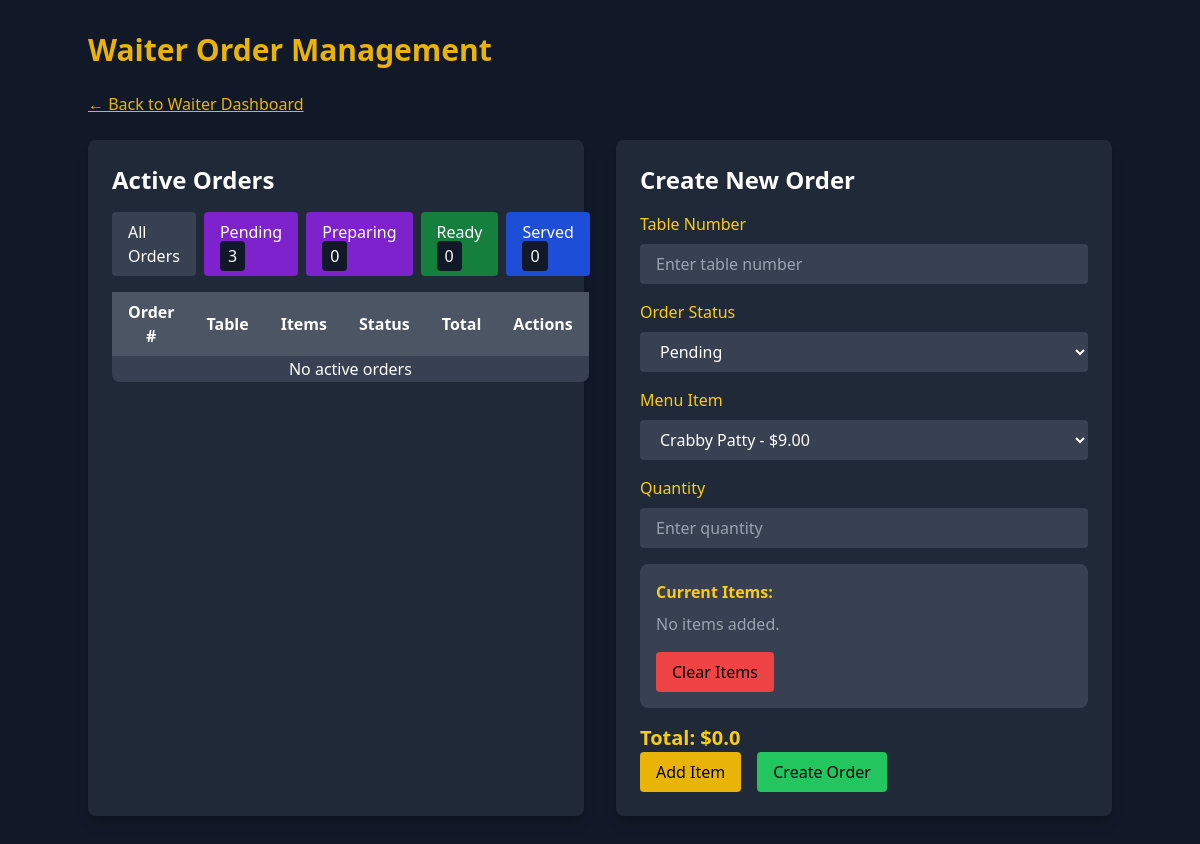
Before: /order-management/order-management/?status=ready (signed in) with the older database file.
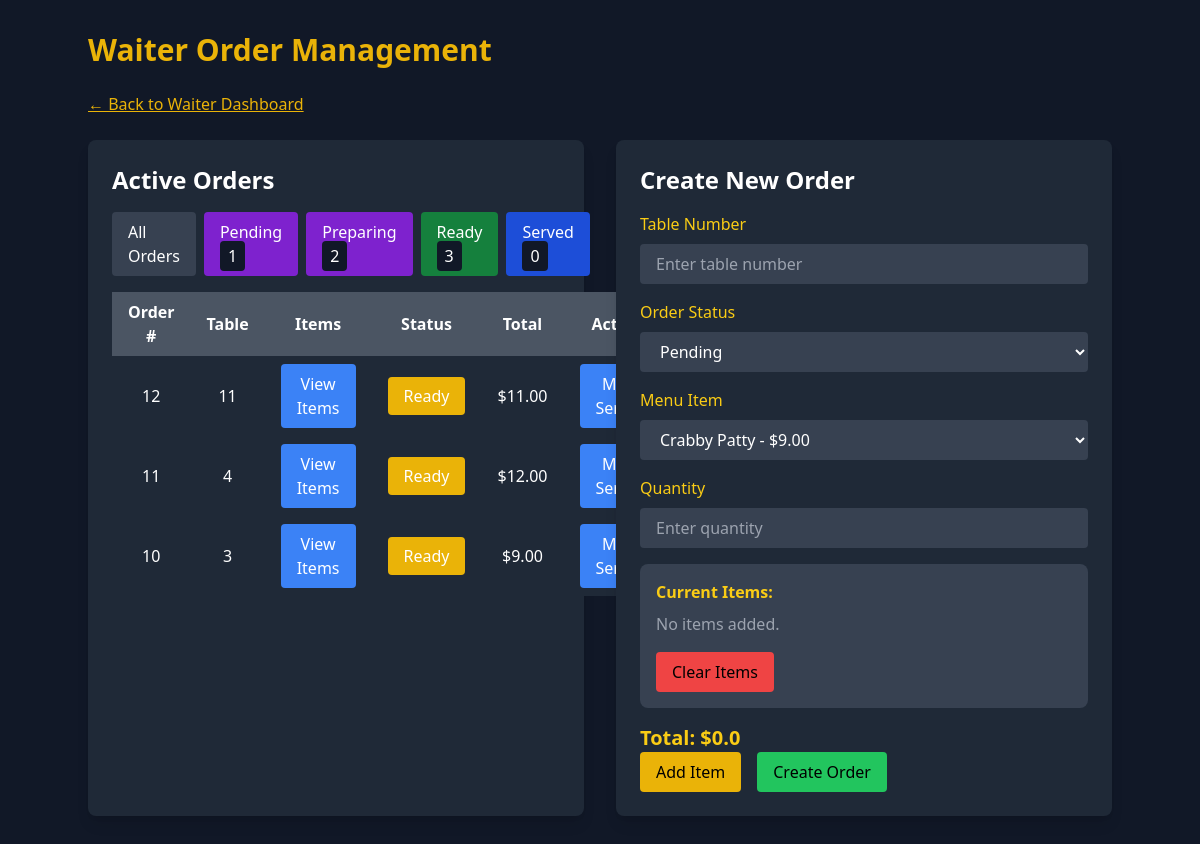
After: the same page with the newer database file.
### order_management/models.py (models this page shows, shortened)
class Order(models.Model):
    STATUS_CHOICES = [
        ('pending', 'Pending'),
        ('preparing', 'Preparing'),
        ('ready', 'Ready'),
        ('served', 'Served'),
        ('completed', 'Completed'),
    ]
    PAYMENT_STATUS_CHOICES = [
        ('unpaid', 'Unpaid'),
        ('paid', 'Paid'),
    ]
    table_number = models.IntegerField()
    waiter = models.ForeignKey(User, on_delete=models.SET_NULL, null=True, related_name='orders')
    status = models.CharField(max_length=20, choices=STATUS_CHOICES, default='pending')
    payment_status = models.CharField(max_length=20, choices=PAYMENT_STATUS_CHOICES, default='unpaid')
    created_at = models.DateTimeField(auto_now_add=True)
    def total_amount(self):
        return sum(item.menu_item.price * item.quantity for item in self.items.all())
    class Meta:
        ordering = ['-created_at']

class OrderItem(models.Model):
    order = models.ForeignKey(Order, on_delete=models.CASCADE, related_name='items')
    menu_item = models.ForeignKey(MenuItem, on_delete=models.CASCADE)
    quantity = models.IntegerField(default=1)
    notes = models.TextField(blank=True, null=True)

### core/models.py (models this page shows, shortened)
class MenuItem(models.Model):
    name = models.CharField(max_length=100)
    description = models.TextField()
    price = models.DecimalField(max_digits=6, decimal_places=2)
    category = models.CharField(max_length=50)
    image = models.ImageField(upload_to='menu_images/', blank=True, null=True)
    ingredients = models.TextField(blank=True, null=True)
    available = models.BooleanField(default=True)

### order_management/views.py (the view, shortened to what this page needs)
# urls.py: path('order-management/', include('order_management.urls')),  # Link to order management app
@login_required
@user_passes_test(is_waiter)  # Restrict access to waiters
def order_management(request):
    status_filter = request.GET.get("status", "all")
    orders = Order.objects.all()
    if status_filter == "pending":
        orders = orders.filter(status="pending")
    elif status_filter == "preparing":
        orders = orders.filter(status="preparing")
    elif status_filter == "ready":
        orders = orders.filter(status="ready")
    elif status_filter == "served":
        orders = orders.filter(status="served")
    pending_orders = Order.objects.filter(status="pending")
    preparing_orders = Order.objects.filter(status="preparing")
    ready_orders = Order.objects.filter(status="ready")
    served_orders = Order.objects.filter(status="served")
    menu_items = MenuItem.objects.all()
    order_form = OrderForm(initial={'table_number': request.session.get("table_number", "")})  # Retain table number
    order_item_form = OrderItemForm()
    total_price = float(request.session.get("total_price", 0))
    order_items = request.session.get("order_items", [])
    return render(request, "order_management/order_management.html", {
        "orders": orders,
        "menu_items": menu_items,
        "order_form": order_form,
        "order_item_form": order_item_form,
        "order_items": order_items,
        "total_price": total_price,
        "pending_orders": pending_orders,
        "preparing_orders": preparing_orders,
        "ready_orders": ready_orders,
        "served_orders": served_orders,
        "order_status_choices": Order.STATUS_CHOICES,
    })

### order_management/forms.py
class OrderForm(forms.ModelForm):
    class Meta:
        model = Order
        fields = ['table_number', 'status']  # Removed waiter field
    table_number = forms.IntegerField(
        widget=forms.NumberInput(attrs={
            'class': 'w-full px-4 py-2 bg-gray-700 rounded focus:outline-none focus:ring focus:border-yellow-500',
            'placeholder': 'Enter table number',
        })
    )
    status = forms.ChoiceField(
        choices=Order.STATUS_CHOICES,
        widget=forms.Select(attrs={
            'class': 'w-full px-4 py-2 bg-gray-700 rounded focus:outline-none focus:ring focus:border-yellow-500',
        })
    )

### order_management/views.py (called while the page is built)
def is_waiter(user):
    return user.is_authenticated and hasattr(user, 'userprofile') and user.userprofile.role == "Waiter"

### order_management/templates/order_management/order_management.html (shortened to what the changed rows need)
<!DOCTYPE html>
<html lang="en">
<head>
    <script src="https://cdn.tailwindcss.com"></script>
</head>
<body class="bg-gray-900 text-white font-sans p-8">
    <div class="container mx-auto">
        <h1 class="text-3xl font-bold mb-6 text-yellow-500">Waiter Order Management</h1>
        <div class="grid grid-cols-1 md:grid-cols-2 gap-8">
            <div class="bg-gray-800 p-6 rounded-lg shadow-lg">
                <h2 class="text-2xl font-semibold mb-4">Active Orders</h2>
                <div class="flex space-x-2 mb-4">
                    <a href="?status=pending" class="bg-purple-700 px-4 py-2 rounded hover:bg-purple-600">
                        Pending <span class="bg-gray-900 px-2 py-1 rounded">{{ pending_orders.count }}</span>
                    </a>
                    <a href="?status=preparing" class="bg-purple-700 px-4 py-2 rounded hover:bg-purple-600">
                        Preparing <span class="bg-gray-900 px-2 py-1 rounded">{{ preparing_orders.count }}</span>
                    </a>
                    <a href="?status=ready" class="bg-green-700 px-4 py-2 rounded hover:bg-green-600">
                        Ready <span class="bg-gray-900 px-2 py-1 rounded">{{ ready_orders.count }}</span>
                    </a>
                </div>
                <table class="w-full bg-gray-700 rounded-lg">
                    <thead>
                        <tr class="bg-gray-600">
                            <th class="px-4 py-2">Order #</th>
                            <th class="px-4 py-2">Table</th>
                            <th class="px-4 py-2">Items</th>
                            <th class="px-4 py-2">Status</th>
                            <th class="px-4 py-2">Total</th>
                            <th class="px-4 py-2">Actions</th>
                        </tr>
                    </thead>
                    <tbody>
                        {% for order in orders %}
                        <tr class="bg-gray-800">
                            <td class="px-4 py-2 text-center">{{ order.id }}</td>
                            <td class="px-4 py-2 text-center">{{ order.table_number }}</td>
                            <td class="px-4 py-2 text-center">
                                <button onclick="viewOrderItems('{{ order.id }}')" class="bg-blue-500 px-4 py-2 rounded hover:bg-blue-600">
                                    View Items
                                </button>
                            </td>
                            <td class="px-4 py-2 text-center">
                                <span class="bg-yellow-500 px-4 py-2 rounded">{{ order.get_status_display }}</span>
                            </td>
                            <td class="px-4 py-2 text-center">${{ order.total_amount }}</td>
                            <td class="px-4 py-2 text-center">
                                {% if order.status == "served" %}
                                <button
                                    data-order-id="{{ order.id }}"
                                    data-action="payment"
                                    onclick="updateOrderStatus('{{ order.id }}', 'payment')"
                                    class="bg-green-500 px-4 py-2 rounded hover:bg-green-600">
                                    Take Payment
                                </button>
                                {% else %}
                                <button
                                    data-order-id="{{ order.id }}"
                                    data-action="served"
                                    onclick="updateOrderStatus('{{ order.id }}', 'served')"
                                    class="bg-blue-500 px-4 py-2 rounded hover:bg-blue-600">
                                    Mark Served
                                </button>
                                {% endif %}
                            </td>
                        </tr>
                        {% empty %}
                        <tr>
                            <td colspan="6" class="text-center">No active orders</td>
                        </tr>
                        {% endfor %}
                    </tbody>
                </table>
            </div>
            <div class="bg-gray-800 p-6 rounded-lg shadow-lg">
                <h2 class="text-2xl font-semibold mb-4">Create New Order</h2>
            </div>
        </div>
    </div>
</body>
</html>

Changed rows visible on the page:
added Order: id "12", table_number "11", status "Ready", total_amount "11.00"
added Order: id "11", table_number "4", status "Ready", total_amount "12.00"
added Order: id "10", table_number "3", status "Ready", total_amount "9.00"
Other visible differences:
{{ pending_orders.count }}: "3" → "1"
{{ preparing_orders.count }}: "0" → "2"
{{ ready_orders.count }}: "0" → "3"
text no longer shown: "No active orders"
